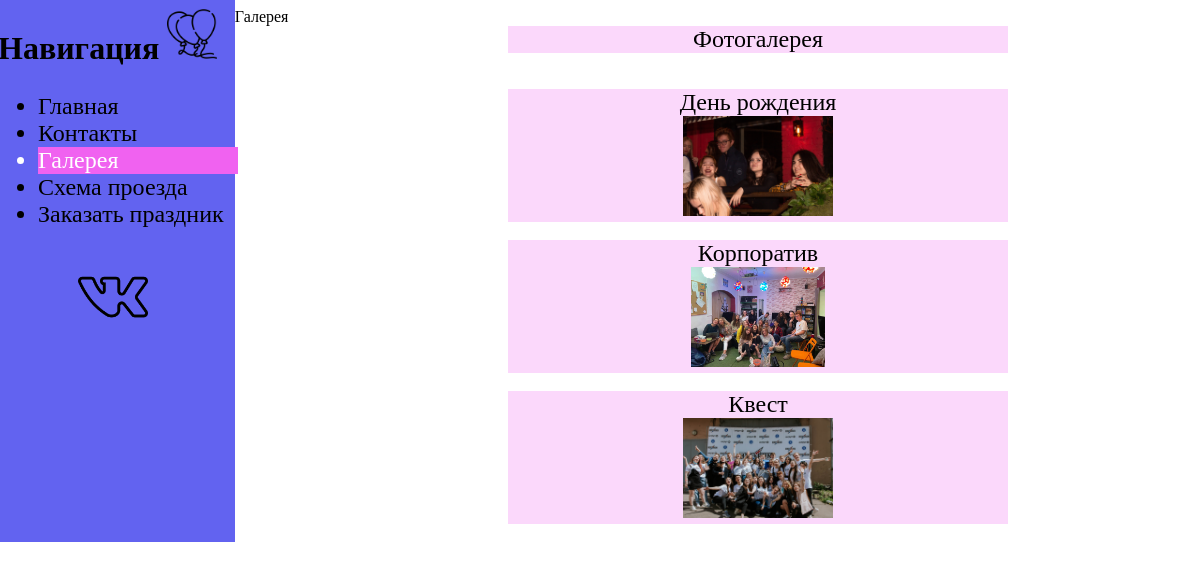
Page /page/3 on the committed database.
### Eventapp/models.py (models this page shows, shortened)
class EventSite(models.Model):
    site_title = models.CharField(verbose_name = 'Заголовок (title)', max_length=255, default="Заголовок" )
    site_nav = models.CharField(verbose_name = 'Название ссылки', max_length=255, default="Название ссылки")
    site_nav_position = models.IntegerField(verbose_name = 'Приоритет в навигации (0 - исключить)', default=0,)
    site_content = models.TextField(verbose_name = 'Основное содержание страницы', default='<a id="top_of _page" href="#h1" class="card-link">На раздел 1</a><h6 class="card-subtitle mb-2 text-body-secondary "><a id="h1">Раздел 1</a></h6> <p class="card-text">Содержание раздела 1</p><img src="/static/images/settings_django.png"  height="30px"><a href="#top_of _page" class="card-link">к началу страницы</a>')
    class Meta:
        verbose_name = 'Контент текущей страницы'
        verbose_name_plural = 'Уникальный контент страниц'
        ordering = ('-site_nav_position',)

### Eventapp/views.py (the view)
# urls.py: path('page/<int:pk>', views.page, name='page'),
def page(request, pk):
    nav_objects = EventSite.objects.values('id','site_nav', 'site_nav_position').filter(site_nav_position__gt=0).order_by('site_nav_position')
    print("nav_objects: ", nav_objects)
    content_object = EventSite.objects.values().get(id=pk)
    print("content_object:\n", content_object)
    context = {'pk': pk, 'nav_objects': nav_objects, 'content_object': content_object}
    return render(request, 'event/page.html', context)

### templates/event/page.html (shortened to what this page needs)
{% extends 'event/layout.html' %}
{% block content %}
{% load static %}
    <aside>
            <h1>Навигация <a href="{% url 'page' pk=1 %}"><img src="{% static 'img/logo.png' %}" height=50px width=50px></a> </h1>
            <ul>
                {% for object in nav_objects %}
                <a class="{% if pk == object.id %}active{% endif %}"
                               href="{% url 'page' pk=object.id %}"><li>{{ object.site_nav }}</li></a>
                {% endfor %}
                <br>
                <p class="vk"><a href="https://vk.com/natasha.kuzina" target="_blank"><img src="{% static 'img/vk.png' %}" height=70px width=70px></a></p>
            </ul>
    </aside>
     <div class="card-body">
                {% autoescape off %}{{ content_object.site_title }}{% endautoescape %}
                {% autoescape off %}{{ content_object.site_content }}{% endautoescape %}
     </div>
{% endblock %}

### templates/event/layout.html (style rules this page uses)
aside { background-color: #6263f0; width: 20%; height: 70vh; margin-left: -10px; margin-top: -26px; float: left; }
aside ul li { font-size: x-large; color: #000000; }
h1 { font-size: xx-large; color: #000000; }
a.active li { width: 200px; background-color: #f062f0; color: #FFFFFF }
.vk { margin-left: 40px }
a { color: transparent }
body { background: url("../../static/img/background.gif") no-repeat; background-size: 100% }
article { font-size: x-large; display: block; width: 500px; background-color: #fbd8fb; margin-left: 500px; }

### rows in the picture
EventSite: site_nav "Главная"
EventSite: site_nav "Контакты"
EventSite: site_nav "Галерея", site_title "Галерея", site_content "Фотогалерея День рождения Корпоратив Квест", site_content (picture)
EventSite: site_nav "Схема проезда"
EventSite: site_nav "Заказать праздник"
